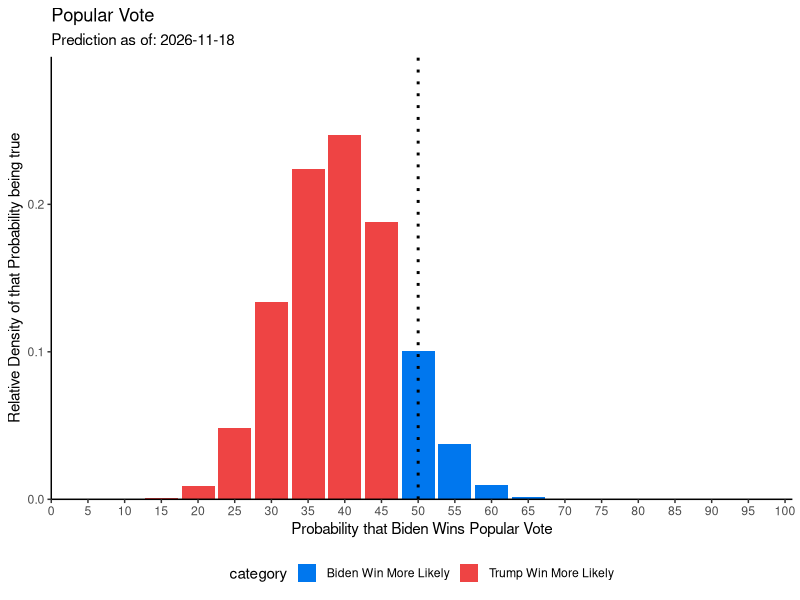
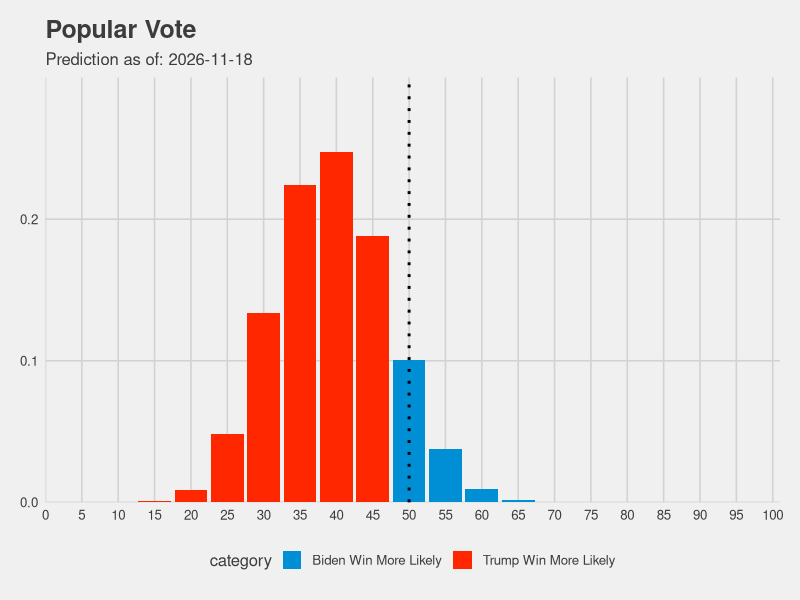
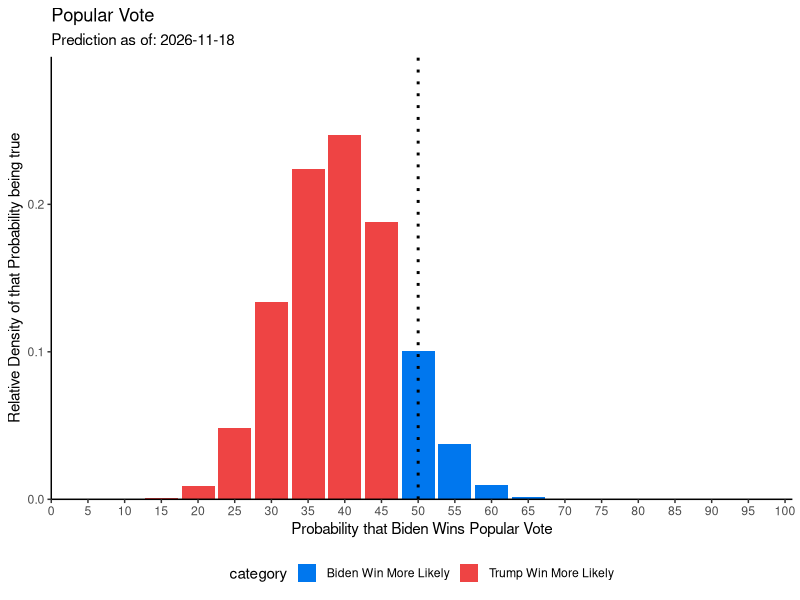

The R script that drew these images, in order:
library(data.table)
library(ggplot2)
library(ggthemes)

data <- data.table(p=c(0:20)/20)
w = 13.90388	
l =	21.95463


date <- Sys.Date()


data$density <- data$p**w*(1-data$p)**l# * factorial(w+l+1)/(factorial(w)*factorial(l))
data$density <- data$density / sum(data$density)
data$category <- fifelse(data$p < 0.5, "Trump Win More Likely", "Biden Win More Likely")
data$category <- as.character(data$category)

# max value
# data[order(-ways)][1,1]

# plotting
ggplot(data, aes(x=as.integer(p*100), y=density))+
  geom_col(aes(fill=category), size=1.5)+
  scale_fill_manual(values=c(
    "Trump Win More Likely"="#ee4444",
    "Biden Win More Likely"="#0077ee"
  ))+
  #geom_vline(xintercept = as.numeric(data[order(-density)][1,1]), linetype="dotted", color="#666666", size=1)+
  geom_vline(xintercept = 50, color="#000000", size=1, linetype="dotted")+
  theme_bw()+
  xlab("Probability that Biden Wins Popular Vote")+
  ylab("Relative Density of that Probability being true")+
  theme(legend.position = "bottom")+
  scale_x_continuous(breaks=seq(0,100,5),expand = c(0,0), limits=c(0,101))+
  scale_y_continuous(expand=c(0,0), limits=c(0,0.3))+
  theme(axis.line = element_line(color='black'),
        plot.background = element_blank(),
        panel.grid.major = element_blank(),
        panel.grid.minor = element_blank(),
        panel.border = element_blank())+
  labs(title="Popular Vote", subtitles=paste("Prediction as of:",date))

ggsave(paste0("popular vote ", date, ".png"))
















## other themes
# plotting
ggplot(data, aes(x=as.integer(p*100), y=density))+
  geom_col(aes(fill=category), size=1.5)+
  #geom_vline(xintercept = as.numeric(data[order(-density)][1,1]), linetype="dotted", color="#666666", size=1)+
  geom_vline(xintercept = 50, color="#000000", size=1, linetype="dotted")+
  theme_fivethirtyeight()+
  scale_fill_fivethirtyeight()+
  xlab("Probability that Biden Wins Popular Vote")+
  ylab("Relative Density of that Probability being true")+
  theme(legend.position = "bottom")+
  scale_x_continuous(breaks=seq(0,100,5),expand = c(0,0), limits=c(0,101))+
  scale_y_continuous(expand=c(0,0), limits=c(0,0.3))+
  #theme(axis.line = element_line(color='black'),
  #      plot.background = element_blank(),
  #      panel.grid.major = element_blank(),
  #      panel.grid.minor = element_blank(),
  #      panel.border = element_blank())+
  labs(title="Popular Vote", subtitles=paste("Prediction as of:",date))
